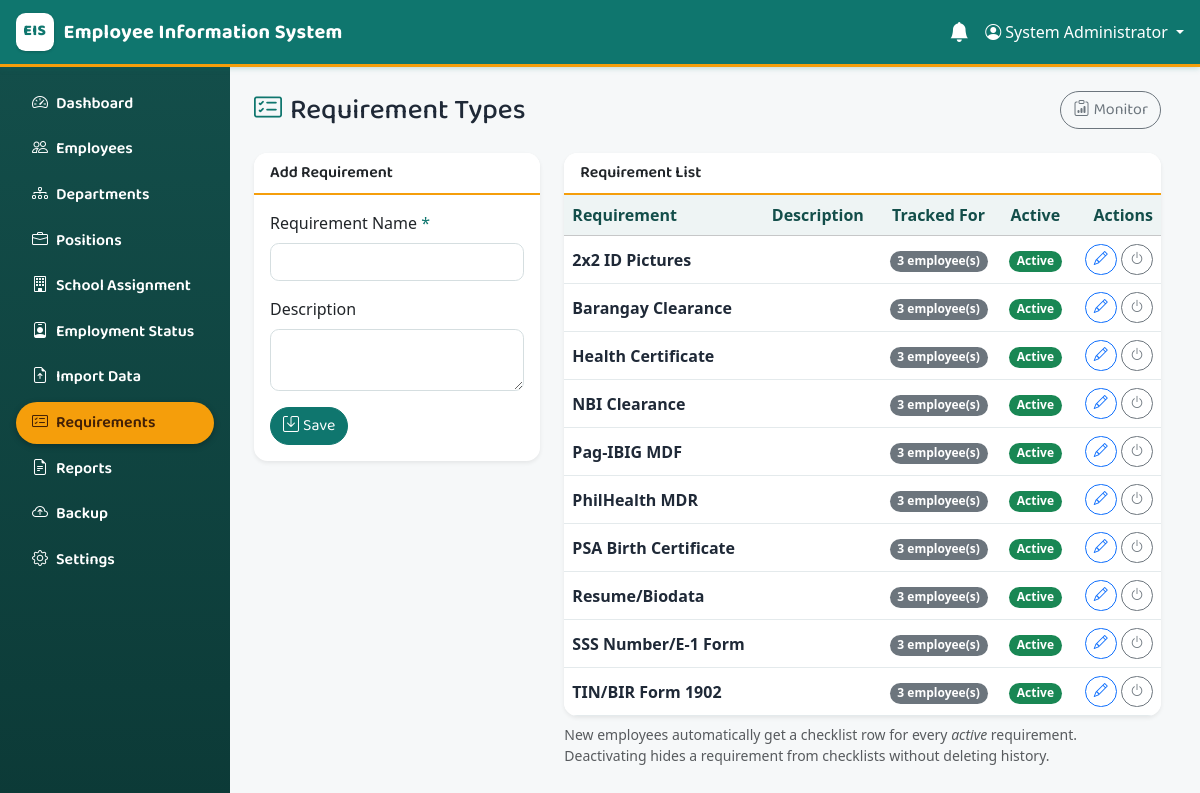
/modules/requirements/types.php (signed in), run on the app's committed database.
### tables this page shows
CREATE TABLE `requirement_types` (
  `requirement_type_id` int unsigned NOT NULL AUTO_INCREMENT,
  `requirement_name` varchar(100) NOT NULL,
  `description` varchar(255) DEFAULT NULL,
  `is_active` tinyint(1) NOT NULL DEFAULT '1',
  PRIMARY KEY (`requirement_type_id`),
  UNIQUE KEY `uq_requirement_types_name` (`requirement_name`)
);

### includes/functions.php (called while the page is built, shortened)
<?php
function e(?string $value): string
{
    return htmlspecialchars($value ?? '', ENT_QUOTES, 'UTF-8');
}

### modules/requirements/types.php (the view, shortened to what this page needs)
<?php
require_once __DIR__ . '/../../config/app.php';
$editing = null;
$types = $pdo->query(
    'SELECT rt.*, COUNT(er.employee_requirement_id) AS in_use
     FROM requirement_types rt
     LEFT JOIN employee_requirements er ON er.requirement_type_id = rt.requirement_type_id
     GROUP BY rt.requirement_type_id ORDER BY rt.requirement_name'
)->fetchAll();
require __DIR__ . '/../../includes/header.php';
?>
<div class="d-flex justify-content-between align-items-center mb-4">
    <h1 class="h3 mb-0"><i class="bi bi-card-checklist me-2"></i>Requirement Types</h1>
    <div>
        <a href="monitor.php" class="btn btn-outline-secondary"><i class="bi bi-clipboard-data me-1"></i>Monitor</a>
    </div>
</div>
<div class="row g-4">
    <div class="col-lg-4">
        <div class="card shadow-sm">
            <div class="card-header bg-white fw-semibold"><?= $editing ? 'Edit Requirement' : 'Add Requirement' ?></div>
            <div class="card-body">
                <form method="post">
                    <div class="mb-3">
                        <label class="form-label">Requirement Name <span class="text-danger">*</span></label>
                        <input type="text" class="form-control" name="requirement_name" maxlength="100" required
                               value="<?= e($editing['requirement_name'] ?? '') ?>">
                    </div>
                    <div class="mb-3">
                        <label class="form-label">Description</label>
                        <textarea class="form-control" name="description" rows="2" maxlength="255"><?= e($editing['description'] ?? '') ?></textarea>
                    </div>
                    <button type="submit" class="btn btn-danger"><i class="bi bi-save me-1"></i><?= $editing ? 'Update' : 'Save' ?></button>
                </form>
            </div>
        </div>
    </div>
    <div class="col-lg-8">
        <div class="card shadow-sm">
            <div class="card-header bg-white fw-semibold">Requirement List</div>
            <div class="table-responsive">
                <table class="table table-hover align-middle mb-0">
                    <thead class="table-light">
                        <tr><th>Requirement</th><th>Description</th><th class="text-center">Tracked For</th><th class="text-center">Active</th><th class="text-end">Actions</th></tr>
                    </thead>
                    <tbody>
                    <?php foreach ($types as $t): ?>
                        <tr class="<?= $t['is_active'] ? '' : 'table-secondary' ?>">
                            <td class="fw-semibold"><?= e($t['requirement_name']) ?></td>
                            <td class="small"><?= e($t['description'] ?? '') ?></td>
                            <td class="text-center"><span class="badge text-bg-secondary"><?= (int)$t['in_use'] ?> employee(s)</span></td>
                            <td class="text-center">
                                <?php if ($t['is_active']): ?>
                                    <span class="badge text-bg-success">Active</span>
                                <?php else: ?>
                                    <span class="badge text-bg-secondary">Inactive</span>
                                <?php endif; ?>
                            </td>
                            <td class="text-end text-nowrap">
                                <a href="types.php?edit=<?= (int)$t['requirement_type_id'] ?>" class="btn btn-sm btn-outline-primary"><i class="bi bi-pencil"></i></a>
                                <form method="post" class="d-inline">
                                    <button class="btn btn-sm btn-outline-secondary" title="<?= $t['is_active'] ? 'Deactivate' : 'Activate' ?>">
                                        <i class="bi bi-power"></i>
                                    </button>
                                </form>
                            </td>
                        </tr>
                    <?php endforeach; ?>
                    </tbody>
                </table>
            </div>
        </div>
        <p class="text-muted small mt-2">
            New employees automatically get a checklist row for every <em>active</em> requirement.
            Deactivating hides a requirement from checklists without deleting history.
        </p>
    </div>
</div>
<?php require __DIR__ . '/../../includes/footer.php'; ?>

### assets/css/style.css (style rules this page uses)
:root { --eis-primary: #0f766e; --eis-primary-dark: #0b5a54; --eis-deep: #134e4a; --eis-deep-dark: #0c3a37; --eis-accent: #f59e0b; --eis-accent-dark: #d97706; --eis-surface: #f6f8f9; --eis-card: #ffffff; --eis-line: #e4eaec; --eis-text: #1f2937; --eis-muted: #64748b; }
html, body { height: 100%; }
body { padding-right: 0 !important; margin: 0; background-color: var(--eis-surface); color: var(--eis-text); display: flex; flex-direction: column; overflow: hidden; }
h1, h2, h3, h4, h5, h6, .h1, .h2, .h3, .h4, .h5, .h6, .navbar-brand, .btn, .nav-link, .card-header, .dropdown-header { font-family: 'Baloo 2', 'Segoe UI', system-ui, sans-serif; }
h1 i, .h3 i { color: var(--eis-primary); }
.text-danger { color: var(--eis-primary) !important; }
.btn-danger { background-color: var(--eis-primary); border-color: var(--eis-primary); }
.card { border: none; border-radius: .85rem; overflow: clip; background-color: var(--eis-card); box-shadow: 0 2px 8px rgba(19, 78, 74, .07); }
.card-header { background-color: var(--eis-card) !important; border-bottom: 2px solid var(--eis-accent); font-weight: 600; }
.table { --bs-table-color: var(--eis-text); border-color: var(--eis-line); }
.table-light, .table thead.table-light th { --bs-table-bg: #eef4f4; color: #134e4a; }
.btn { border-radius: 50rem; }
.form-control, .form-select { border-radius: .55rem; border-color: #d5dee0; }
.badge { border-radius: 50rem; }

### data on the page
requirement_types: requirement_name "2x2 ID Pictures", in_use "3", is_active "Active"
requirement_types: requirement_name "Barangay Clearance", in_use "3", is_active "Active"
requirement_types: requirement_name "Health Certificate", in_use "3", is_active "Active"
requirement_types: requirement_name "NBI Clearance", in_use "3", is_active "Active"
requirement_types: requirement_name "Pag-IBIG MDF", in_use "3", is_active "Active"
requirement_types: requirement_name "PhilHealth MDR", in_use "3", is_active "Active"
requirement_types: requirement_name "PSA Birth Certificate", in_use "3", is_active "Active"
requirement_types: requirement_name "Resume/Biodata", in_use "3", is_active "Active"
requirement_types: requirement_name "SSS Number/E-1 Form", in_use "3", is_active "Active"
requirement_types: requirement_name "TIN/BIR Form 1902", in_use "3", is_active "Active"

### other printed values
APP_NAME "Employee Information System"
$_SESSION['full_name'] "System Administrator"
$item['label'] "Dashboard"
$item['label'] "Employees"
$item['label'] "Departments"
$item['label'] "Positions"
$item['label'] "School Assignment"
$item['label'] "Employment Status"
$item['label'] "Import Data"
$item['label'] "Requirements"
$item['label'] "Reports"
$item['label'] "Backup"
$item['label'] "Settings"
